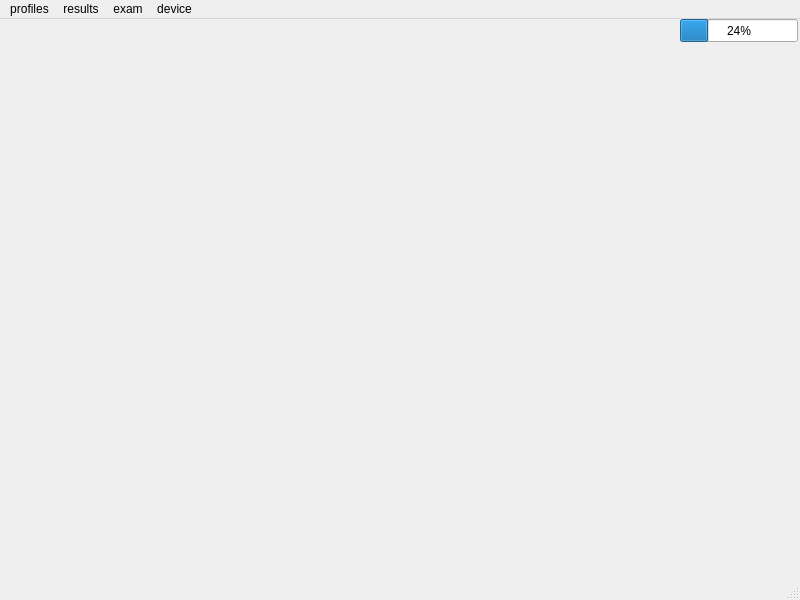
<?xml version="1.0" encoding="UTF-8"?>
<ui version="4.0">
 <class>MainWindow</class>
 <widget class="QMainWindow" name="MainWindow">
  <property name="geometry">
   <rect>
    <x>0</x>
    <y>0</y>
    <width>800</width>
    <height>600</height>
   </rect>
  </property>
  <property name="windowTitle">
   <string>MainWindow</string>
  </property>
  <widget class="QWidget" name="centralwidget">
   <widget class="QStackedWidget" name="windows">
    <property name="geometry">
     <rect>
      <x>9</x>
      <y>39</y>
      <width>781</width>
      <height>531</height>
     </rect>
    </property>
   </widget>
   <widget class="QProgressBar" name="progressBar">
    <property name="geometry">
     <rect>
      <x>680</x>
      <y>0</y>
      <width>118</width>
      <height>23</height>
     </rect>
    </property>
    <property name="value">
     <number>24</number>
    </property>
   </widget>
  </widget>
  <widget class="QMenuBar" name="menubar">
   <property name="geometry">
    <rect>
     <x>0</x>
     <y>0</y>
     <width>800</width>
     <height>22</height>
    </rect>
   </property>
   <widget class="QMenu" name="menuprofiles">
    <property name="title">
     <string>profiles</string>
    </property>
   </widget>
   <widget class="QMenu" name="menuexam">
    <property name="title">
     <string>exam</string>
    </property>
   </widget>
   <widget class="QMenu" name="menudevice">
    <property name="title">
     <string>device</string>
    </property>
   </widget>
   <widget class="QMenu" name="menuresults">
    <property name="title">
     <string>results</string>
    </property>
   </widget>
   <addaction name="menuprofiles"/>
   <addaction name="menuresults"/>
   <addaction name="menuexam"/>
   <addaction name="menudevice"/>
  </widget>
  <widget class="QStatusBar" name="statusbar"/>
 </widget>
 <resources/>
 <connections/>
</ui>
